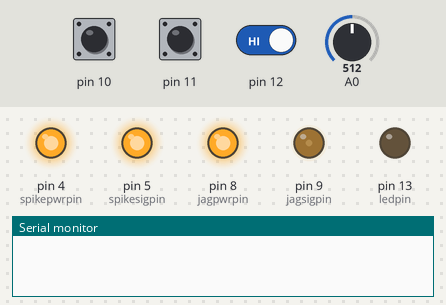
Bench run of a sketch on a simulated Arduino Uno, built with avr-gcc and run on an emulated ATmega328P. Parts: output pins drawn as LEDs (lit = HIGH), the last lines printed to the serial monitor. The inputs (shaded band) are chosen by the test bench; at power-on: pin 10 HIGH, pin 11 HIGH, pin 12 HIGH, A0 = 512.

Above: at 1.2 s.
1.3 s: pin 10 pulled LOW for 0.15 s
At 1.37 s:
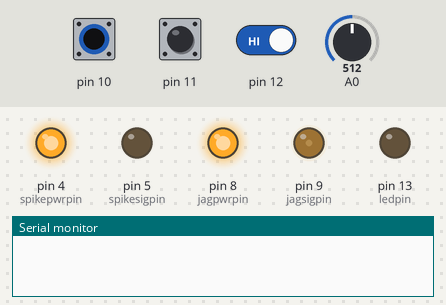
2.9 s: pin 11 pulled LOW for 0.15 s
At 2.97 s:
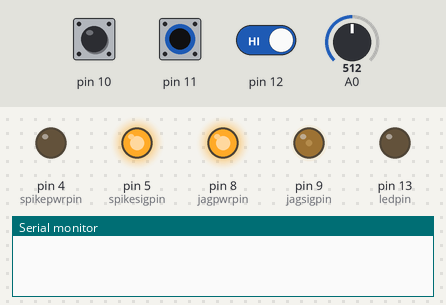
6.1 s: pin 10 pulled LOW for 3.2 s
At 7.4 s:
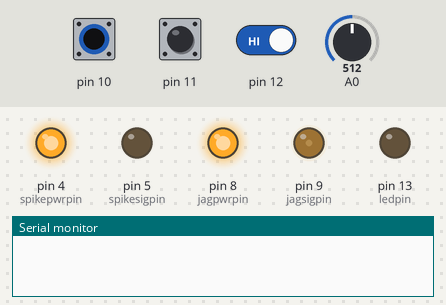
10.8 s: pin 11 pulled LOW for 3.2 s
At 12.2 s:
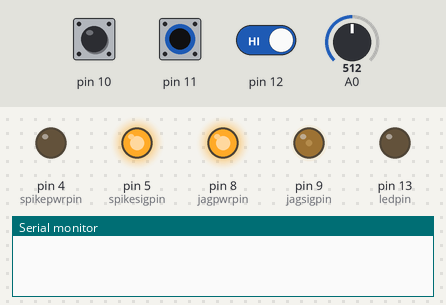
15.5 s: pin 10 driven LOW and pin 11 driven LOW and pin 12 driven LOW
At 15.8 s:
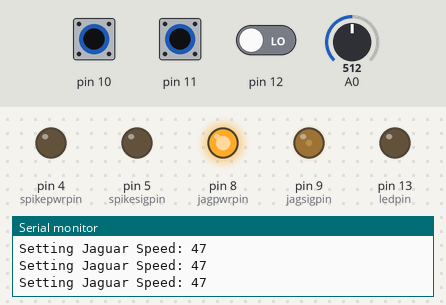
Timing chart, 0 to 18.0 s (numbered marks = the images above; inputs shaded):
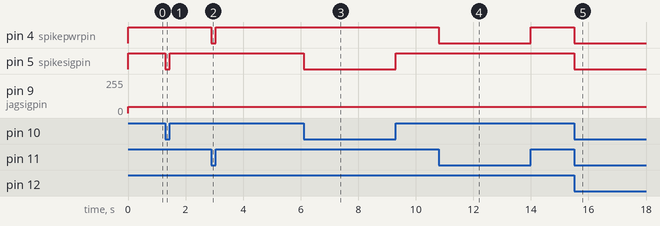

Measured:
- after the input at 1.3 s, pin 5 (spikesigpin): HIGH → LOW at once, → HIGH 0.15 s later
- after the input at 2.9 s, pin 4 (spikepwrpin): HIGH → LOW at once, → HIGH 0.15 s later
- after the input at 6.1 s, pin 5 (spikesigpin): HIGH → LOW at once, → HIGH 3.2 s later
- after the input at 10.8 s, pin 4 (spikepwrpin): HIGH → LOW at once, → HIGH 3.2 s later
- after the input at 15.5 s, pin 4 (spikepwrpin), pin 5 (spikesigpin): HIGH → LOW at once

The sketch:

FRC_Test_Jig.ino
```cpp
// FRC Test Jig
// Integrates the DangerShield with an Arduino
//
// You can also wire a slider potentiometer to A0, and digital switches to D10, D11, and D12.
//
// Slider on A0 sets the speed of the jaguar (signal pin on pin 9) only when the button (D12) is
// pressed. Otherwise, the Jaguare will default to a neutral position.
//
// A spike relay is exercised using pins
//
// Jaguar code is derived from BrainSTEM Education
// https://sites.google.com/site/0123icdesign/arduino_jaguar
//
// Written by: B. Huang, Feb. 2014

#include <avr/interrupt.h>
const int jagsigpin = 9; //pwm connection on pin 9
const int jagpwrpin = 8;//using pin 7 as the pwm power reference
const int jaggndpin = 7;//using pin 8 as the pwm ground reference
const int ledpin = 13;//using the standard LED as a status indicator
const int buffsize = 3;//determining the digits buffer size

/* Spike Relay works as follows:
// FWD when WHITE is HIGH, RED is LOW
// REV when WHITE is LOW, RED is HIGH
// OFF when WHITE is LOW, RED is LOW
// BRAKE/OFF when WHITE is HIGH, RED is HIGH
*/
const int spikesigpin = 5; // white wire -- "signal" wire (FWD) signal on Spike
const int spikepwrpin = 4; // red wire -- "power" wire (REV) signal on Spike
const int spikegndpin = 3; // using pin 3 as the pwm ground reference

int value = 47;// decimal 47 corresponds with the pwm midpoint
int minvalue = 16;// decimal 16 (empirically tested) corresponds with the pwm full reverse
int maxvalue = 78; //decimal 78 (empirically tested) corresponds with the pwm full forward

boolean ledstatus = LOW; //initialize the LED status

void setup()
{
  //set the PWM frequency to be 122Hz
  //  setPwmFrequency(9, 2); // sets PWM frequency divisor to 2
  TCCR1B = TCCR1B & 0b11111000 | 0x04;

  //setup the pins to be used with the PWM
  pinMode(jagsigpin, OUTPUT);
  pinMode(jagpwrpin, OUTPUT);
  pinMode(jaggndpin, OUTPUT);

  pinMode(spikesigpin, OUTPUT);
  pinMode(spikepwrpin, OUTPUT);
  pinMode(spikegndpin, OUTPUT);

  pinMode(10, INPUT_PULLUP);
  pinMode(11, INPUT_PULLUP);
  pinMode(12, INPUT_PULLUP);

  //setup the LED status pin
  pinMode(ledpin, OUTPUT);

  //define the pwm reference voltages
  digitalWrite(jagpwrpin,HIGH);
  digitalWrite(jaggndpin,LOW);
  digitalWrite(spikegndpin,LOW);
  //start the serial interface... 9600 is arbitrary
  Serial.begin(9600);

  //set the pwm to midscale so the jaguar starts in a friendly state
  analogWrite(jagsigpin,value);
}

void loop()
{
  int sliderVal = map(analogRead(A0), 0, 1023, minvalue, maxvalue);
  int buttonVal =digitalRead(12);
  if(buttonVal == LOW)
  {
    analogWrite(jagsigpin,sliderVal);
    Serial.print("Setting Jaguar Speed: ");
    Serial.println(sliderVal);
  }
  else
    analogWrite(jagsigpin, value);  // value is the midpoint
  int buttonVal1 = digitalRead(10);
  int buttonVal2 = digitalRead(11);
  digitalWrite(spikesigpin, buttonVal1);
  digitalWrite(spikepwrpin, buttonVal2);
}


/**
 * Divides a given PWM pin frequency by a divisor.
 *
 * The resulting frequency is equal to the base frequency divided by
 * the given divisor:
 *   - Base frequencies:
 *      o The base frequency for pins 3, 9, 10, and 11 is 31250 Hz.
 *      o The base frequency for pins 5 and 6 is 62500 Hz.
 *   - Divisors:
 *      o The divisors available on pins 5, 6, 9 and 10 are: 1, 8, 64,
 *        256, and 1024.
 *      o The divisors available on pins 3 and 11 are: 1, 8, 32, 64,
 *        128, 256, and 1024.
 *
 * PWM frequencies are tied together in pairs of pins. If one in a
 * pair is changed, the other is also changed to match:
 *   - Pins 5 and 6 are paired on timer0
 *   - Pins 9 and 10 are paired on timer1
 *   - Pins 3 and 11 are paired on timer2
 *
 * Note that this function will have side effects on anything else
 * that uses timers:
 *   - Changes on pins 3, 5, 6, or 11 may cause the delay() and
 *     millis() functions to stop working. Other timing-related
 *     functions may also be affected.
 *   - Changes on pins 9 or 10 will cause the Servo library to function
 *     incorrectly.
 *
 * Thanks to macegr of the Arduino forums for his documentation of the
 * PWM frequency divisors. His post can be viewed at:
 *   http://www.arduino.cc/cgi-bin/yabb2/YaBB.pl?num=1235060559/0#4
 */
void setPwmFrequency(int pin, int divisor) {
  byte mode;
  if(pin == 5 || pin == 6 || pin == 9 || pin == 10) {
    switch(divisor) {
    case 1:
      mode = 0x01;
      break;
    case 8:
      mode = 0x02;
      break;
    case 64:
      mode = 0x03;
      break;
    case 256:
      mode = 0x04;
      break;
    case 1024:
      mode = 0x05;
      break;
    default:
      return;
    }
    if(pin == 5 || pin == 6) {
      TCCR0B = TCCR0B & 0b11111000 | mode;
    }
    else {
      TCCR1B = TCCR1B & 0b11111000 | mode;
    }
  }
  else if(pin == 3 || pin == 11) {
    switch(divisor) {
    case 1:
      mode = 0x01;
      break;
    case 8:
      mode = 0x02;
      break;
    case 32:
      mode = 0x03;
      break;
    case 64:
      mode = 0x04;
      break;
    case 128:
      mode = 0x05;
      break;
    case 256:
      mode = 0x06;
      break;
    case 1024:
      mode = 0x7;
      break;
    default:
      return;
    }
    TCCR2B = TCCR2B & 0b11111000 | mode;
  }
}
```
